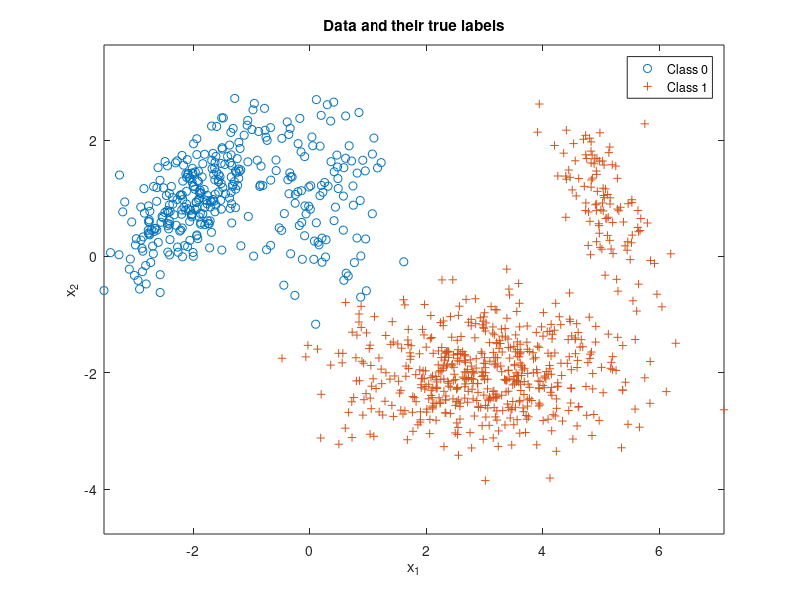

Here is the MATLAB script that generated this plot: (Note: this script raises an error after producing the figure.)
% Expected risk minimization with 2 classes and mixed Gaussians
clear all, close all,

n = 2;      % number of feature dimensions
N = 1000;   % number of iid samples

% Class 0 parameters (2 gaussians)
mu(:,1) = [-2;1]; mu(:,2) = [0;1];
Sigma(:,:,1) = [3 2;2 3]/8; Sigma(:,:,2) = [5 -1;-1 10]/12;
p0 = [0.7 0.3]; % probability split between 2 distributions

% Class 1 parameters (2 gaussians)
mu(:,3) = [5;1]; mu(:,4) = [3;-2]; 
Sigma(:,:,3) = [2 -2;-2 5]/10; Sigma(:,:,4) = [20 1;1 5]/14;
p1 = [0.15 0.85]; % probability split between 2 distributions

p = [0.35,0.65]; % class priors for labels 0 and 1 respectively
label = rand(1,N) > p(1);
Nc = [length(find(label==0)),length(find(label==1))]; % number of samples from each class
x = zeros(n,N); % save up space

% Draw samples from each class pdf
for i = 1:N
    if label(i) == 0
        % Class 0 samples for each gaussian based on their distribution
        distr = rand > p0(1);
        if distr
            x(:,i) = mvnrnd(mu(:,2),Sigma(:,:,2),1)';
        else
            x(:,i) = mvnrnd(mu(:,1),Sigma(:,:,1),1)';
        end
   
    else
        % Class 1 samples for each gaussian based on their distribution
        distr = rand > p1(1);
        if distr
            x(:,i) = mvnrnd(mu(:,4),Sigma(:,:,4),1)';
        else
            x(:,i) = mvnrnd(mu(:,3),Sigma(:,:,3),1)';
        end
    end
end

% Plot with class labels
figure(1), clf,
plot(x(1,label==0),x(2,label==0),'o'), hold on,
plot(x(1,label==1),x(2,label==1),'+'), axis equal,
legend('Class 0','Class 1'), 
title('Data and their true labels'),
xlabel('x_1'), ylabel('x_2')

% calculate threshold based on loss values
lambda = [0 1;1 0];
gamma = (lambda(2,1)-lambda(1,1))/(lambda(1,2)-lambda(2,2)) * p(1)/p(2); 

% calculate discriminant score based on class pdfs
class0pdf = p0(1)*evalGaussian(x,mu(:,1),Sigma(:,:,1)) + p0(2)*evalGaussian(x,mu(:,2),Sigma(:,:,2)); %p(00)g(x|mu00,sigma00)+p(01)g(x|mu01,sigma01)=P_0(x)
class1pdf = p1(1)*evalGaussian(x,mu(:,3),Sigma(:,:,3)) + p1(2)*evalGaussian(x,mu(:,4),Sigma(:,:,4)); %p(10)g(x|mu10,sigma10)+p(11)g(x|mu11,sigma11)=P_1(x)
discriminantScore = log(class1pdf)-log(class0pdf);

% compare score to threshold to make decisions
decision = (discriminantScore >= log(gamma));

ind00 = find(decision==0 & label==0); p00 = length(ind00)/Nc(1); % probability of true negative
ind10 = find(decision==1 & label==0); p10 = length(ind10)/Nc(1); % probability of false positive
ind01 = find(decision==0 & label==1); p01 = length(ind01)/Nc(2); % probability of false negative
ind11 = find(decision==1 & label==1); p11 = length(ind11)/Nc(2); % probability of true positive

pError = [p10,p01]*Nc'/N;
disp('Empirical probability of error: '); disp(pError);

% plot correct and incorrect decisions
figure(2), % class 0 circle, class 1 +, correct green, incorrect red
plot(x(1,ind00),x(2,ind00),'og'); hold on,
plot(x(1,ind10),x(2,ind10),'or'); hold on,
plot(x(1,ind01),x(2,ind01),'+r'); hold on,
plot(x(1,ind11),x(2,ind11),'+g'); hold on,
axis equal,

% Draw the decision boundary
horizontalGrid = linspace(floor(min(x(1,:))),ceil(max(x(1,:))),101);
verticalGrid = linspace(floor(min(x(2,:))),ceil(max(x(2,:))),91);
[h,v] = meshgrid(horizontalGrid,verticalGrid);
discriminantScoreGridValues = log(evalGaussian([h(:)';v(:)'],mu(:,3),Sigma(:,:,3))+ evalGaussian([h(:)';v(:)'],mu(:,4),Sigma(:,:,4)))-log(evalGaussian([h(:)';v(:)'],mu(:,1),Sigma(:,:,1))+evalGaussian([h(:)';v(:)'],mu(:,2),Sigma(:,:,2))) - log(gamma);
minDSGV = min(discriminantScoreGridValues);
maxDSGV = max(discriminantScoreGridValues);
discriminantScoreGrid = reshape(discriminantScoreGridValues,91,101);
figure(2), contour(horizontalGrid,verticalGrid,discriminantScoreGrid,[minDSGV*[0.9,0.6,0.3],0,[0.3,0.6,0.9]*maxDSGV]), % plot equilevel contours of the discriminant function 
% including the contour at level 0 which is the decision boundary
legend('Correct decisions for data from Class 0','Wrong decisions for data from Class 0','Wrong decisions for data from Class 1','Correct decisions for data from Class 1','Equilevel contours of the discriminant function'), 
title('Data and their classifier decisions versus true labels'),
xlabel('x_1'), ylabel('x_2'), 

% sortedScores = sort(discriminantScore);
% tau = zeros(1+length(sortedScores));
% epsilon = 0.01;
% tau(1) = sortedScores(1) - epsilon; % min of tau
% tau(length(tau)) = sortedScores(length(sortedScores)) + epsilon; % max of tau
% for i = 2:length(tau)-1
%     tau(i) = (sortedScores(i) + sortedScores(i-1))/2;
% end
% 
% ROC = zeros(4,length(tau));
% for i = 1:length(tau)
%     decision = (discriminantScore >= tau(i));
%     ind00 = find(decision==0 & label==0); % index of 00, correct decision on 0 label
%     p00 = length(ind00)/Nc(1); % probability of true negative, P(x=0|L=0)
%     ind10 = find(decision==1 & label==0);
%     p10 = length(ind10)/Nc(1); % probability of false positive
%     ind01 = find(decision==0 & label==1);
%     p01 = length(ind01)/Nc(2); % probability of false negative
%     ind11 = find(decision==1 & label==1);
%     p11 = length(ind11)/Nc(2); % probability of true positive
%     pError = [p10,p01]*Nc'/N; % probability of error, empirically estimated
%     ROC(:,i) = [p11; p10; pError; tau(i)];
% end
% 
% [~,indexMinPerror] = min(ROC(3,:));
% disp('Optimal tau:');
% disp(ROC(3,indexMinPerror(1)));